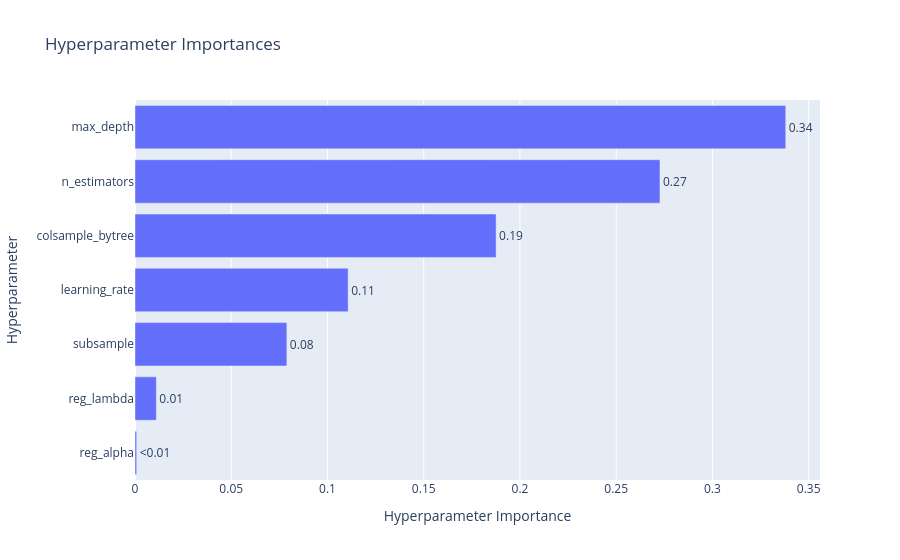
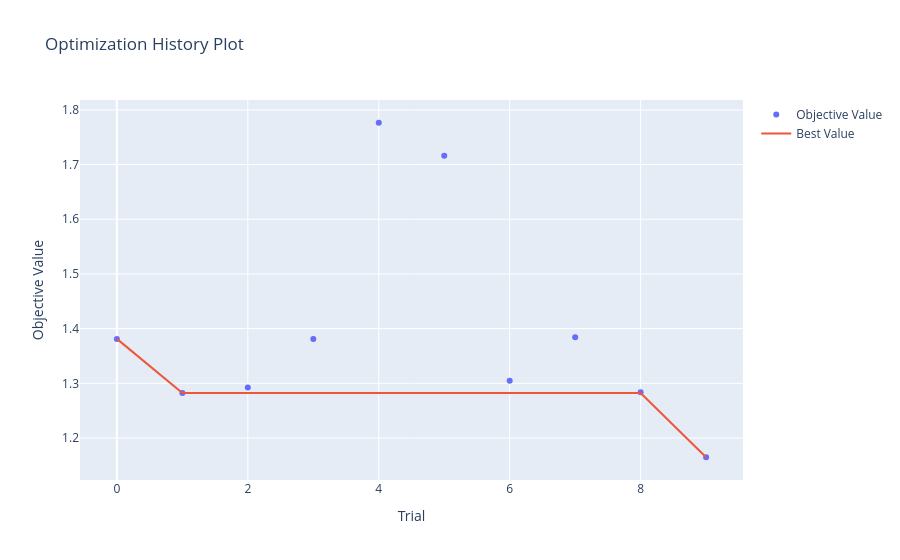

The code cell stored with these charts, in order, in its notebook:
### Code cell
import optuna.visualization as vis

fig = vis.plot_param_importances(study)
fig.show()

fig_history = vis.plot_optimization_history(study)
fig_history.show()

### Figure 1 — Plotly figure (JSON) as saved in the notebook; plotly's stock layout.template omitted (floating-point values rounded to 4 significant figures)
{"data": [{"cliponaxis": false, "hovertemplate": ["reg_alpha (FloatDistribution): 0.0008681132443569757<extra></extra>", "reg_lambda (FloatDistribution): 0.01109362691254903<extra></extra>", "subsample (FloatDistribution): 0.07888898020020865<extra></extra>", "learning_rate (FloatDistribution): 0.11072843240923211<extra></extra>", "colsample_bytree (FloatDistribution): 0.18760966667895218<extra></extra>", "n_estimators (IntDistribution): 0.2727316585523114<extra></extra>", "max_depth (IntDistribution): 0.3380795220023896<extra></extra>"], "name": "Objective Value", "orientation": "h", "text": ["<0.01", "0.01", "0.08", "0.11", "0.19", "0.27", "0.34"], "textposition": "outside", "type": "bar", "x": [0.0008681, 0.01109, 0.07889, 0.1107, 0.1876, 0.2727, 0.3381], "y": ["reg_alpha", "reg_lambda", "subsample", "learning_rate", "colsample_bytree", "n_estimators", "max_depth"]}], "layout": {"title": {"text": "Hyperparameter Importances"}, "xaxis": {"title": {"text": "Hyperparameter Importance"}}, "yaxis": {"title": {"text": "Hyperparameter"}}}}

### Figure 2 — Plotly figure (JSON) as saved in the notebook; plotly's stock layout.template omitted (floating-point values rounded to 4 significant figures)
{"data": [{"mode": "markers", "name": "Objective Value", "type": "scatter", "x": [0, 1, 2, 3, 4, 5, 6, 7, 8, 9], "y": [1.381, 1.282, 1.292, 1.381, 1.776, 1.716, 1.305, 1.384, 1.284, 1.165]}, {"mode": "lines", "name": "Best Value", "type": "scatter", "x": [0, 1, 2, 3, 4, 5, 6, 7, 8, 9], "y": [1.381, 1.282, 1.282, 1.282, 1.282, 1.282, 1.282, 1.282, 1.282, 1.165]}, {"marker": {"color": "#cccccc"}, "mode": "markers", "name": "Infeasible Trial", "showlegend": false, "type": "scatter", "x": [], "y": []}], "layout": {"title": {"text": "Optimization History Plot"}, "xaxis": {"title": {"text": "Trial"}}, "yaxis": {"title": {"text": "Objective Value"}}}}
